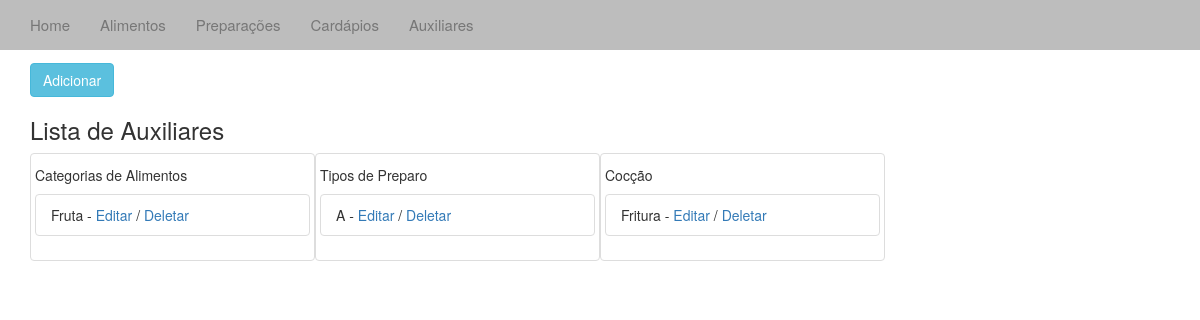
/aux/, run on an earlier commit of the app's database.
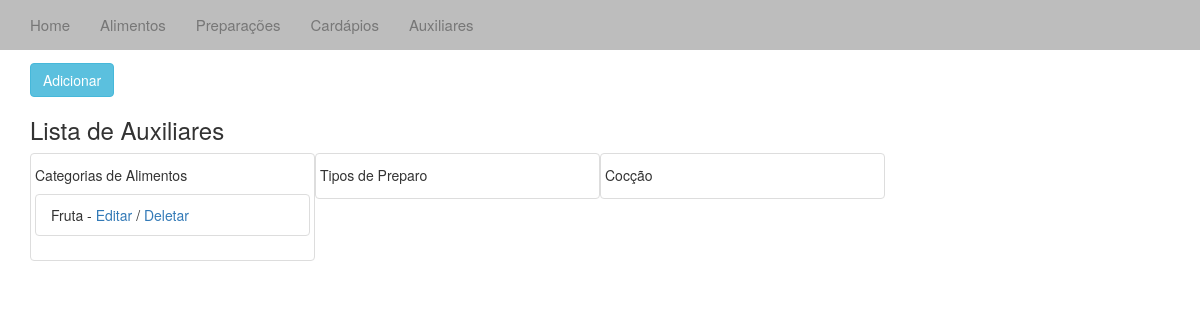
And on a later commit of the database.
### cardapio/models.py (models this page shows, shortened)
class Aux(models.Model):
	tipo = models.IntegerField(max_length=1)
	desc = models.CharField(max_length=4)

### cardapio/views.py (the view)
# urls.py: url(r'^aux/', 'cardapio.views.aux', name='aux'),
def aux(request):
	aux_list = Aux.objects.all()
	context = {'aux_list':aux_list}
	return render_to_response('aux.html', context)

### templates/aux.html (shortened to what this page needs)
{% extends "base.html" %}
{% block body%}
<div class="container-fluid">
	<div class="container">
			<h2>Auxiliares</h2>
			<a href="/addaux/"><button type="button" class="btn btn-info">Adicionar</button></a>
			<h3>Lista de Auxiliares</h3>
		{% if aux_list %}
		<div class="thumbnail col-sm-3">
			<h5> Categorias de Alimentos </h5>
			{% for aux in aux_list %}
			{% if aux.tipo == 1 %}
			<ul class="list-group">
			<li class="list-group-item">{{ aux.desc }} -
				<a href="/editaux/{{ aux.id }}"> Editar</a> /
				<a href="/deleteaux/{{ aux.id }}"> Deletar </a>
			</li>
			</ul>
			{% endif %}
			{% endfor %}
		</div>
		<div class="thumbnail col-sm-3">
			<h5> Tipos de Preparo </h5>
			{% for aux in aux_list %}
			{% if aux.tipo == 2 %}
			<ul class="list-group">
			<li class="list-group-item">{{ aux.desc }} -
				<a href="/editaux/{{ aux.id }}"> Editar</a> /
				<a href="/deleteaux/{{ aux.id }}"> Deletar </a>
			</li>
			</ul>
			{% endif %}
			{% endfor %}
		</div>
		<div class="thumbnail col-sm-3">
			<h5> Cocção </h5>
			{% for aux in aux_list %}
			{% if aux.tipo == 3 %}
			<ul class="list-group">
			<li class="list-group-item">{{ aux.desc }} -
				<a href="/editaux/{{ aux.id }}"> Editar</a> /
				<a href="/deleteaux/{{ aux.id }}"> Deletar </a>
			</li>
			</ul>
			{% endif %}
			{% endfor %}
		</div>
		<br />
		{% endif %}
	</div>
</div>
{% endblock %}

What changed in the data, as far as the page shows it:
removed Aux: desc "A", shown under "Tipos de Preparo"
removed Aux: desc "Fritura", shown under "Cocção"
